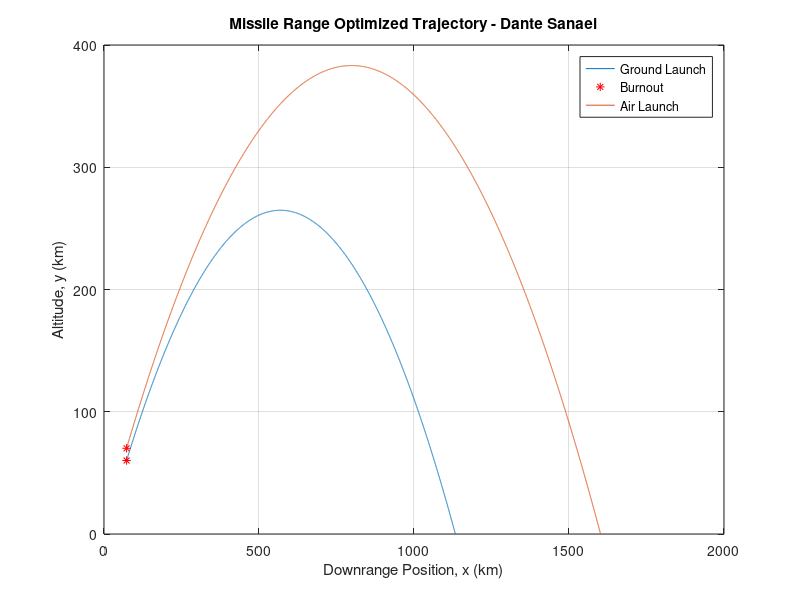

Recreate this plot in MATLAB.
clc; clear all; close all;
%% PART THREE:  Range Optimal Missile Launch From Ground and Air

% Drag on the vehicle and varying mass are not calculated. 

%% Range of Ground vs Air Missile Launch 
final_time=1000;
for groundair = 1:2
    g = 9.81;
    mdot = 65;
    F = 250e3;
    Ispm = F/mdot;
    m = 5700/1.35;
    f = (mdot * Ispm)/m;
    T = 60;
    g2f = g/f;
    if groundair == 1 
        y_init = 0;
        V0 = 0;
    end
    if groundair == 2
        y_init = 10e3;
        V0 = 650;
    end
   for i = 0:.001:pi/2
        anglform = g2f*sin(i)^3 - 2*sin(i)^2 + 1;
        i;
        if  anglform <= 0.001 && anglform >= -.001
            anglform;
            optimal_range_theta = i;
            rad2deg(i);
        end
   end
    theta = optimal_range_theta;
    Vx0 = V0*cos(theta);
    Vy0 = V0*sin(theta);

    Vx1 = (f*T*cos(theta)) + Vx0;
    Vy1 = (f*sin(theta)-g)*T + Vy0;
    x1 = .5*f*T^2*cos(theta);
    y1 = .5*(f*sin(theta)-g)*T^2 + y_init;
 
    u = sqrt(Vx1^2+Vy1^2);

    x_burn = 0:.1:x1;
    slope = (y1-y_init) / x1;
    y_burn = slope * x_burn + y_init;

    time = 0:.1:final_time;
    x_coast = x1 + Vx1*time ;
    y_coast = y1 + Vy1.*time - .5 * g * time.^2;

    k = find(y_coast >-.01,1, 'last');

    x = [x_burn x_coast(1:k)] / 1000;
    y = [y_burn y_coast(1:k)] / 1000;
    
    figure(1)
    plot(x,y); grid on; hold on;
    xlabel('Downrange Position, x (km)');
    ylabel('Altitude, y (km)');
    title('Missile Range Optimized Trajectory - Dante Sanaei');
    hold on; plot(x1/1000, y1/1000, 'r*')
    legend('Ground Launch', 'Burnout', 'Air Launch')
    max_range_formula = f*T^2 * ( f/g * cot(theta) - .5 * cos(theta))
    max_range_real = x_coast(k)
    max(y)
    
end
    



